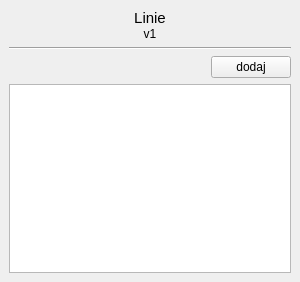
<?xml version="1.0" encoding="UTF-8"?>
<ui version="4.0">
 <class>Form</class>
 <widget class="QWidget" name="Form">
  <property name="geometry">
   <rect>
    <x>0</x>
    <y>0</y>
    <width>300</width>
    <height>282</height>
   </rect>
  </property>
  <property name="windowTitle">
   <string>Form</string>
  </property>
  <layout class="QGridLayout" name="gridLayout">
   <property name="leftMargin">
    <number>0</number>
   </property>
   <property name="topMargin">
    <number>0</number>
   </property>
   <property name="rightMargin">
    <number>0</number>
   </property>
   <property name="bottomMargin">
    <number>0</number>
   </property>
   <property name="spacing">
    <number>0</number>
   </property>
   <item row="0" column="0">
    <widget class="QWidget" name="widget" native="true">
     <layout class="QVBoxLayout" name="verticalLayout_3">
      <item>
       <widget class="QWidget" name="widget_2" native="true">
        <layout class="QVBoxLayout" name="verticalLayout">
         <property name="spacing">
          <number>0</number>
         </property>
         <property name="leftMargin">
          <number>0</number>
         </property>
         <property name="topMargin">
          <number>0</number>
         </property>
         <property name="rightMargin">
          <number>0</number>
         </property>
         <property name="bottomMargin">
          <number>0</number>
         </property>
         <item>
          <widget class="QLabel" name="label">
           <property name="font">
            <font>
             <pointsize>11</pointsize>
            </font>
           </property>
           <property name="text">
            <string>Linie</string>
           </property>
           <property name="alignment">
            <set>Qt::AlignCenter</set>
           </property>
          </widget>
         </item>
         <item>
          <widget class="QLabel" name="label_2">
           <property name="text">
            <string>v1</string>
           </property>
           <property name="alignment">
            <set>Qt::AlignCenter</set>
           </property>
          </widget>
         </item>
        </layout>
       </widget>
      </item>
      <item>
       <widget class="Line" name="line">
        <property name="orientation">
         <enum>Qt::Horizontal</enum>
        </property>
       </widget>
      </item>
      <item>
       <widget class="QWidget" name="widget_3" native="true">
        <layout class="QHBoxLayout" name="horizontalLayout">
         <property name="spacing">
          <number>0</number>
         </property>
         <property name="leftMargin">
          <number>0</number>
         </property>
         <property name="topMargin">
          <number>0</number>
         </property>
         <property name="rightMargin">
          <number>0</number>
         </property>
         <property name="bottomMargin">
          <number>0</number>
         </property>
         <item>
          <spacer name="horizontalSpacer">
           <property name="orientation">
            <enum>Qt::Horizontal</enum>
           </property>
           <property name="sizeHint" stdset="0">
            <size>
             <width>204</width>
             <height>20</height>
            </size>
           </property>
          </spacer>
         </item>
         <item>
          <widget class="QPushButton" name="btn_zapisz">
           <property name="text">
            <string>dodaj</string>
           </property>
          </widget>
         </item>
        </layout>
       </widget>
      </item>
      <item>
       <widget class="QTableWidget" name="tab_dane"/>
      </item>
     </layout>
    </widget>
   </item>
  </layout>
 </widget>
 <resources/>
 <connections/>
</ui>
